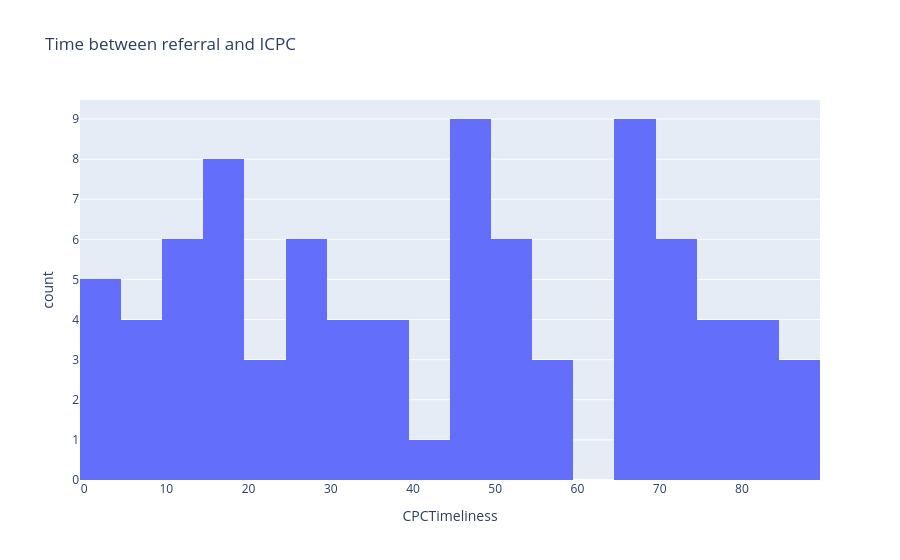

Notebook cell for this chart:
### Code cell
# Bins are quite big - let's make 20 bins (breaking down to 5 days each)

timeliness_hist = px.histogram(cin,
                               x='CPCTimeliness',
                               title='Time between referral and ICPC',
                               nbins=20)

timeliness_hist.show()

### Figure 1 — Plotly figure (JSON) as saved in the notebook; plotly's stock layout.template omitted (floating-point values rounded to 4 significant figures)
{"data": [{"bingroup": "x", "hovertemplate": "CPCTimeliness=%{x}<br>count=%{y}<extra></extra>", "legendgroup": "", "marker": {"color": "#636efa", "pattern": {"shape": ""}}, "name": "", "nbinsx": 20, "orientation": "v", "showlegend": false, "type": "histogram", "x": [78.0, 49.0, 14.0, 66.0, 83.0, 3.0, 0.0, 25.0, 12.0, 65.0, 16.0, 54.0, 46.0, 74.0, NaN, 27.0, 19.0, 8.0, 68.0, NaN, 24.0, 66.0, NaN, 50.0, NaN, 83.0, 45.0, 4.0, 86.0, 66.0, 84.0, 66.0, 39.0, NaN, 67.0, 11.0, 51.0, 46.0, 56.0, 3.0, 43.0, 48.0, 56.0, 19.0, 19.0, 1.0, 77.0, 36.0, 21.0, NaN, 15.0, 69.0, 55.0, 34.0, 69.0, 87.0, 74.0, 74.0, NaN, 18.0, 27.0, 51.0, 74.0, 27.0, 32.0, NaN, 72.0, NaN, 50.0, 10.0, 86.0, 27.0, 77.0, 36.0, 33.0, 21.0, NaN, 30.0, NaN, 13.0, 9.0, 49.0, 19.0, NaN, NaN, 6.0, 70.0, 49.0, 46.0, 46.0, 81.0, 13.0, NaN, 9.0, 75.0, NaN, 26.0, 54.0, NaN, 37.0, 17.0], "xaxis": "x", "yaxis": "y"}], "layout": {"barmode": "relative", "legend": {"tracegroupgap": 0}, "title": {"text": "Time between referral and ICPC"}, "xaxis": {"anchor": "y", "domain": [0, 1], "title": {"text": "CPCTimeliness"}}, "yaxis": {"anchor": "x", "domain": [0, 1], "title": {"text": "count"}}}}
